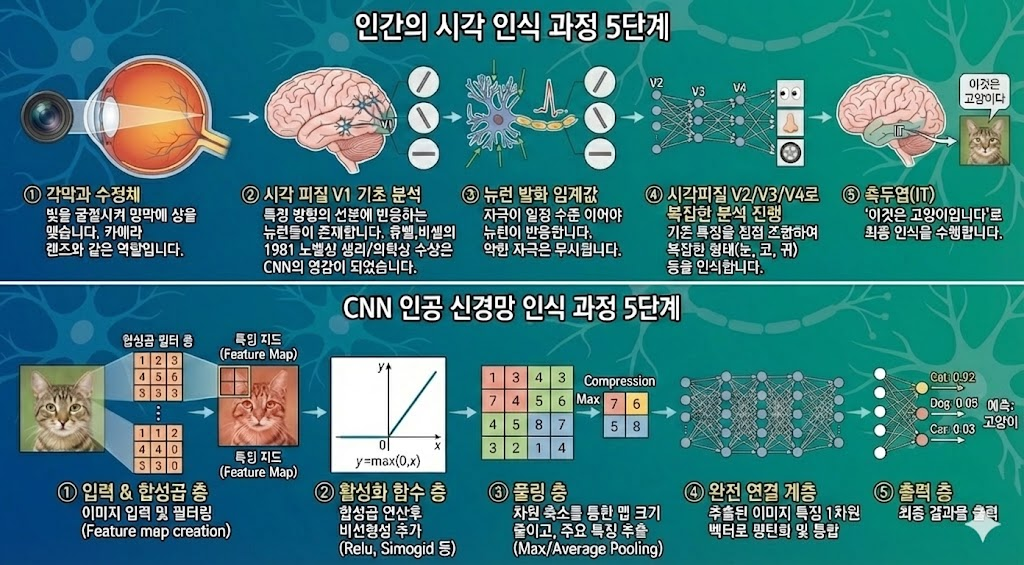
#> input picture cnnimg1.png, 1024 x 565 px, found by its file name
$ jupyter execute 15-rgb.ipynb
#> lines starting #> are read from the running program, lines starting #| are printed output that depends on the picture
# 15차시 · 색을 나누고 회색으로 — RGB 세 채널

사진 한 장을 **R·G·B 세 장**으로 나누고, 회색조로 바꾸는 두 방식을 견주어 봅니다.

위 메뉴에서 **런타임 → 모두 실행**을 누르면 순서대로 돌아갑니다.

[cell 1]
from google.colab import files
import numpy as np
from PIL import Image
import matplotlib.pyplot as plt

up = files.upload()
#> the answer given: cnnimg1.png
fname = list(up.keys())[0]
img = np.array(Image.open(fname).convert('RGB'))
print('크기(행, 열, 채널):', img.shape)
#| 크기(행, 열, 채널): (565, 1024, 3)

### 1. 세 채널로 나누기
각 채널은 0~255 사이 정수로 이루어진 **행렬 한 장**입니다.

[cell 2]
r, g, b = img[:, :, 0], img[:, :, 1], img[:, :, 2]
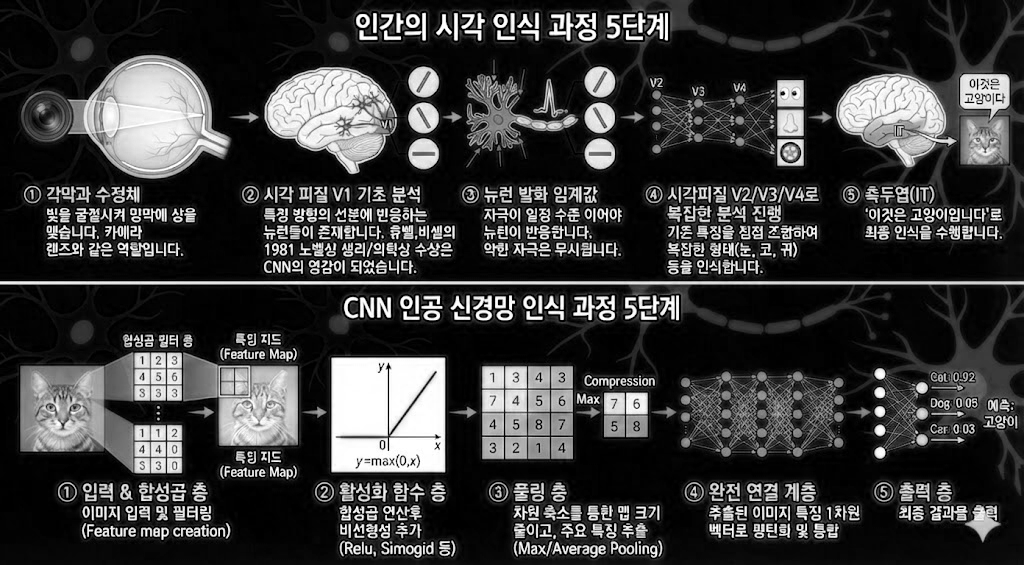
#> r: shape (565, 1024); min 0, max 255, mean 57.1
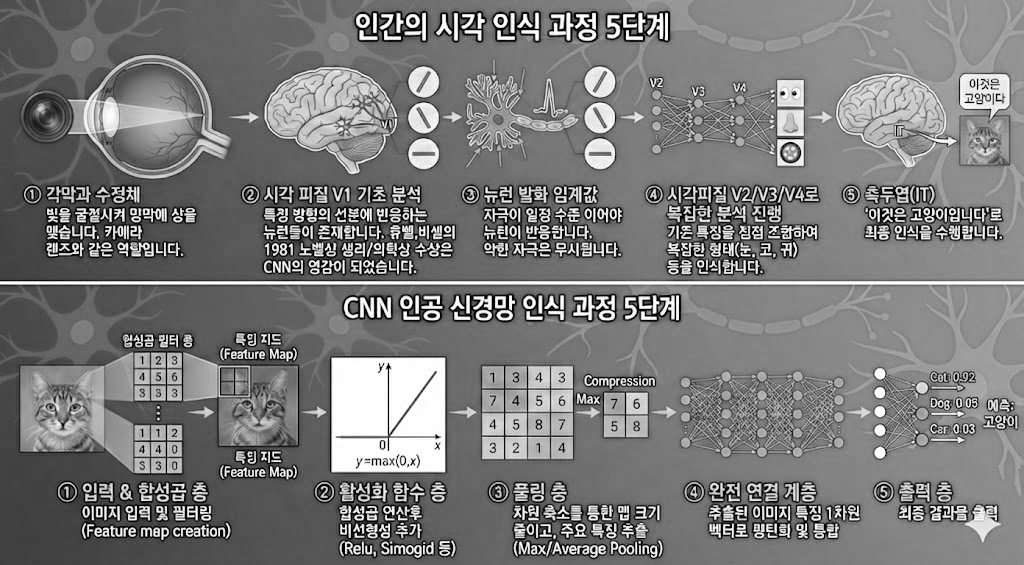
#> g: shape (565, 1024); min 0, max 255, mean 121.5
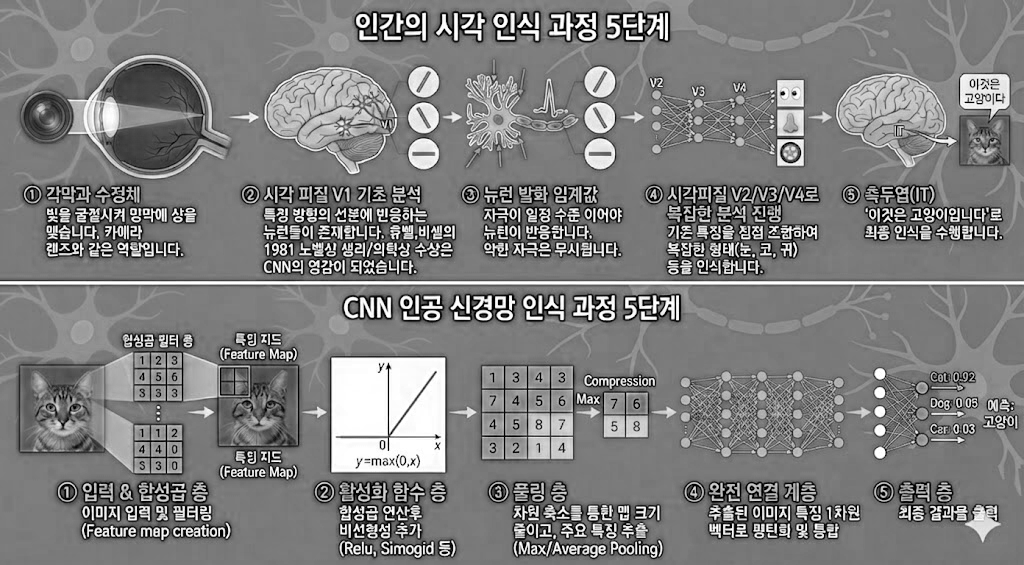
#> b: shape (565, 1024); min 0, max 255, mean 125.3

fig, ax = plt.subplots(1, 3, figsize=(12, 4))
for a, m, name in zip(ax, [r, g, b], ['R', 'G', 'B']):
    a.imshow(m, cmap='gray'); a.set_title(name); a.axis('off')
#> this loop made 3 passes
#> name on passes 1 to 3: 'R', 'G', 'B'
plt.show()
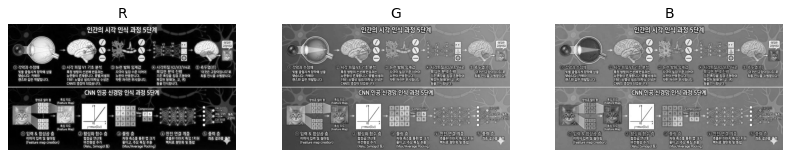
#> figure drawn by matplotlib, 3 panels
print('R 채널 왼쪽 위 3x3\n', r[:3, :3])
#| R 채널 왼쪽 위 3x3
#|  [[0 0 0]
#|  [1 1 1]
#|  [3 3 3]]

### 2. 회색조 두 가지 — 단순 평균 vs 사람 눈 가중치

- 단순 평균 : `(R+G+B)/3`
- 사람 눈 가중치 : `0.299R + 0.587G + 0.114B`  ← 초록에 가장 큰 가중치

[cell 3]
mean = (r.astype(float) + g + b) / 3
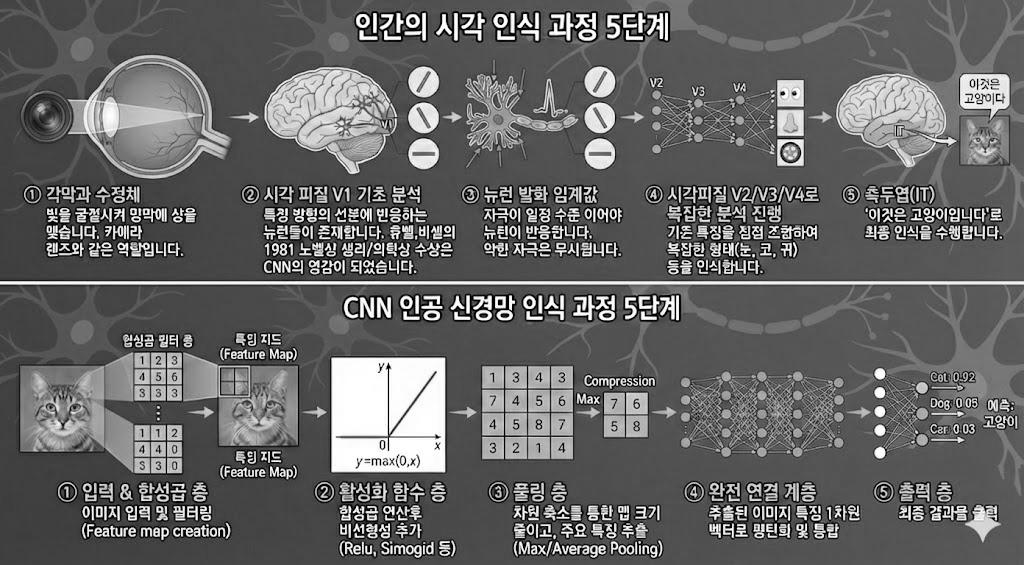
#> mean: shape (565, 1024) float64; min 0, max 255, mean 101.3
luma = 0.299 * r + 0.587 * g + 0.114 * b

fig, ax = plt.subplots(1, 2, figsize=(9, 4))
ax[0].imshow(mean, cmap='gray'); ax[0].set_title('mean'); ax[0].axis('off')
ax[1].imshow(luma, cmap='gray'); ax[1].set_title('luma'); ax[1].axis('off')
plt.show()

print('두 방식의 평균 차이:', round(float(np.abs(mean - luma).mean()), 2))
#| 두 방식의 평균 차이: 4.12
